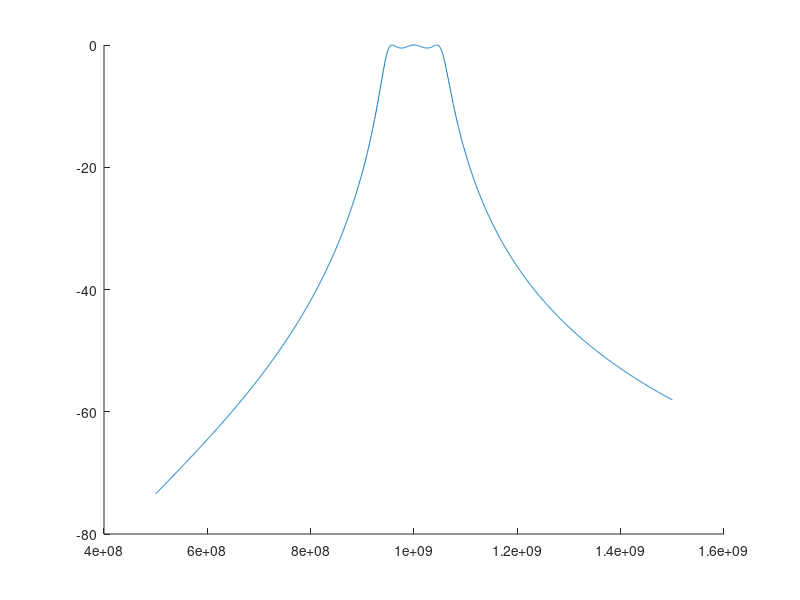

Write MATLAB code to recreate this figure. (Note: this script raises an error after producing the figure.)
clear all;
clc;
n=3;                            %% order of the filter
f=linspace(0.5e9,1.5e9,2000);     %% range of frequency 0.5GHz to 1.5GHz
f0=10^9;                         %% resonant frequency 1GHz
BW=10^8;                         %% f2-f1

%% g values
g1=1.5963;
g2=1.0967;
g3=1.5963;

%% R,I and M matrix
R= [1 0 0 0 0;0 0 0 0 0;0 0 0 0 0;0 0 0 0 0;0 0 0 0 1];
QuV=[inf,1000]; %% quality factor for lossless 
I=eye(n+2);
I(1,1)=0;
I(n+2,n+2)=0;
M=[0 1/sqrt(g1) 0 0 0;1/sqrt(g1) 0 1/sqrt(g1*g2) 0 0;0 1/sqrt(g1*g2) 0 1/sqrt(g1*g2) 0;0 0 1/sqrt(g1*g2) 0 1/sqrt(g3);0 0 0 1/sqrt(g3) 0]; 
%%M=[0 1/sqrt(g1*g2) 0; 1/sqrt(g1*g2) 0 1/sqrt(g2*g3);0 1/sqrt(g2*g3) 0];
%%A=R+  ((1i*2*pi*f0)*U)+1i*M;
S21=zeros(1,2000);
S11=zeros(1,2000);

markers= ['>','<','h','^','p'];
linestyles = [':','-','--','-',':'];
color = ['m','c','y','g','k'];
txt = ['Ideal Waveguide : S11','Ideal Waveguide : S21','Practical Waveguide : S11','Practical Waveguide : S21'];
inc=1;
for Q=1:2
    Qu =QuV(Q);
    for i=1:2000
        %%A=R+  ((1i*2*pi*(f(1,i)/f0))*U)+1i*M;
        lambda= (f0/BW)*  (   (1/Qu)+   (f(1,i)/f0)-     (f0/f(1,i))     );
        %%lambda= (f0/BW)*((f(1,i)/f0)  - (f0/f(1,i))); %%bpf pass
        %%lambda= f0/f(1,i); %% high pass
        A= lambda*I- 1i*R +M;
        S21_X=-2*1i*sqrt(1*1)*inv(A);
        S11_X=1+2*1i*1*inv(A);
        S11(1,i)=S11_X(1,1);
        S21(1,i)=S21_X(n+2,1);
    end
    S21_m=20*log10(abs(S21));
    hold on
    p =plot(f,S21_m);
    p.LineWidth = 1;
    p.Color = color(inc);
    p.LineStyle = linestyles(inc);
    p.Marker    = markers(inc);
    p.MarkerSize = 5;
    S11_m=20*log10(abs(S11));
    hold on
    
    inc = inc+1;
    p =plot(f,S11_m);
    p.LineWidth = 1;
    p.Color = color(inc);
    p.LineStyle = linestyles(inc);
    p.Marker    = markers(inc);
    p.MarkerSize = 2;
end
xlabel('frequency');
legend('Ideal Waveguide : S11','Ideal Waveguide : S21','Practical Waveguide : S11','Practical Waveguide : S21');